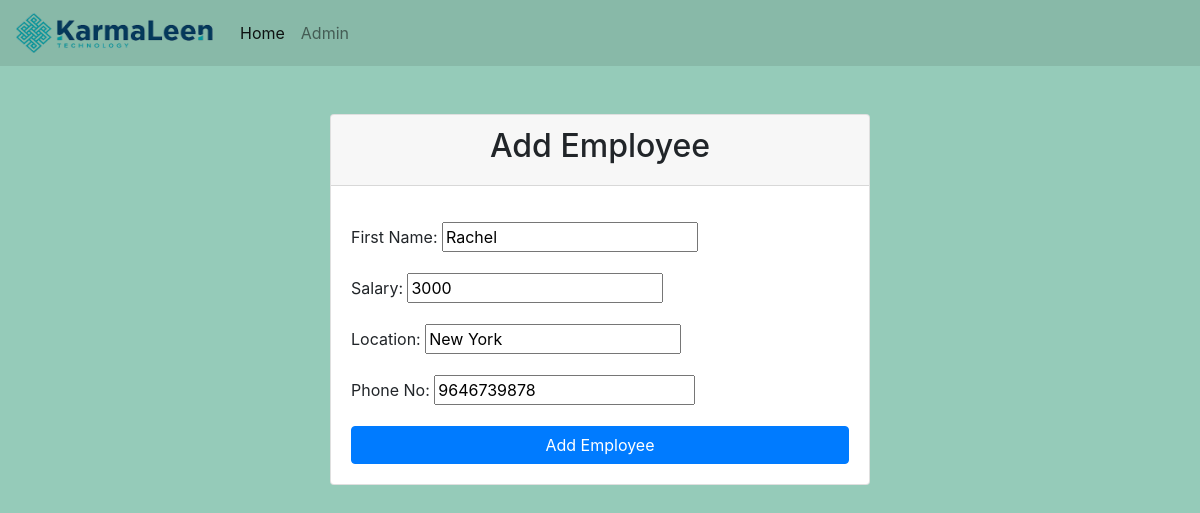
The page /update/4/ on the database its author committed.
### employee_management/models.py (models this page shows, shortened)
class Employee(models.Model):
    gender_choices=[("F","Female"),("M","Male"),("O","Others")]
    Employee_Id=models.IntegerField(primary_key=True)
    First_Name=models.CharField(max_length=256)
    Last_Name=models.CharField(max_length=256)
    Gender=models.CharField(max_length=1,choices=gender_choices)
    Salary=models.PositiveIntegerField()
    Department=models.ForeignKey(Department,on_delete=models.CASCADE)
    Position=models.ForeignKey(Position,on_delete=models.CASCADE)
    Location=models.CharField(max_length=256)
    Phone_No=models.BigIntegerField()
    Date_Of_Joining=models.DateField()
    permission=models.ManyToManyField(Permission)

### employee_management/views.py (the view)
# urls.py: path("update/<int:pk>/",views.EmployeeUpdateView.as_view(),name="update"),
class EmployeeUpdateView(UpdateView):
    fields=("First_Name","Salary","Location","Phone_No")
    model=Employee

### templates/employee_management/employee_form.html (shortened to what this page needs)
{% extends "employee_management/base.html" %}
{% block 'body_block' %}
    <div class="container mt-5">
        <div class="row justify-content-center">
            <div class="col-md-6">
                <div class="card">
                    <div class="card-header">
                        <h2 class="text-center">Add Employee</h2>
                    </div>
                    <div class="card-body">
                        <form method="POST" action="">
                            <div class="form-group">
                                {{ form.First_Name.label_tag }}
                                {{ form.First_Name }}
                            </div>
                            <div class="form-group">
                                {{ form.Salary.label_tag }}
                                {{ form.Salary }}
                            </div>
                            <div class="form-group">
                                {{ form.Location.label_tag }}
                                {{ form.Location }}
                            </div>
                            <div class="form-group">
                                {{ form.Phone_No.label_tag }}
                                {{ form.Phone_No }}
                            </div>
                            <input type="submit" class="btn btn-primary btn-block" value="Add Employee">
                        </form>
                    </div>
                </div>
            </div>
        </div>
    </div>
{% endblock 'body_block' %}

### rows shown on the page
Employee: First_Name "Rachel", Salary "3000", Location "New York", Phone_No "9646739878"
